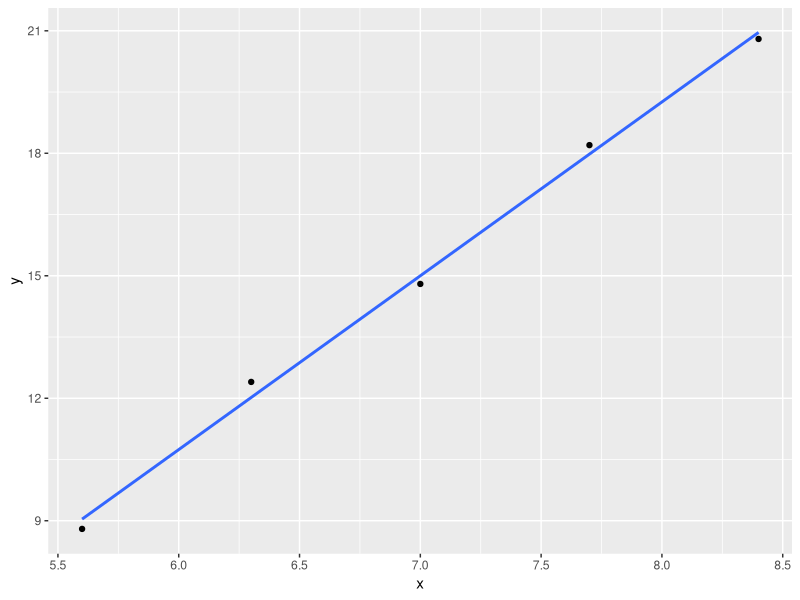

Write R code to recreate this figure.
## ---- chunk 1
library(tidyverse)
## ---- chunk 2
x<-c(5.6, 6.3, 7, 7.7, 8.4)
y<-c(8.8, 12.4,14.8,18.2,20.8)
df <- data.frame(x,y)
df %>% ggplot(aes(x=x,y)) +
  geom_point() +
stat_smooth(method = "lm", se = FALSE)
summary(lm(y~x))
## ---- chunk 3
f <- expression(24*x - 6 * x * y^2 - 8*y^3)
D(f,'x')
D(f,'y')
